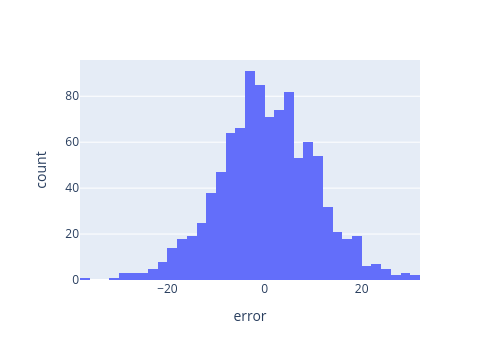

Notebook code for this chart:
### Code cell
y_true = 100 + 20 * np.random.randn(1000)
y_pred = y_true + 10 * np.random.randn(1000)
results = pd.DataFrame({'y_true': y_true, 'y_pred': y_pred})
results['error'] = results['y_true'] - results['y_pred']

px.histogram(results, x='error', nbins=50, width=500)

### Figure 1 — Plotly figure (JSON) as saved in the notebook; plotly's stock layout.template omitted (floating-point values rounded to 4 significant figures; data arrays with more than 128 entries replaced by an {"elided": "..."} marker saying what was removed)
{"data": [{"alignmentgroup": "True", "bingroup": "x", "hovertemplate": "error=%{x}<br>count=%{y}<extra></extra>", "legendgroup": "", "marker": {"color": "#636efa", "pattern": {"shape": ""}}, "name": "", "nbinsx": 50, "offsetgroup": "", "orientation": "v", "showlegend": false, "type": "histogram", "x": {"elided": "1000 float values"}, "xaxis": "x", "yaxis": "y"}], "layout": {"barmode": "relative", "height": 360, "legend": {"tracegroupgap": 0}, "margin": {"t": 60}, "width": 500, "xaxis": {"anchor": "y", "autorange": true, "domain": [0, 1], "range": [-38, 32], "title": {"text": "error"}, "type": "linear"}, "yaxis": {"anchor": "x", "autorange": true, "domain": [0, 1], "range": [0, 95.79], "title": {"text": "count"}}}}
